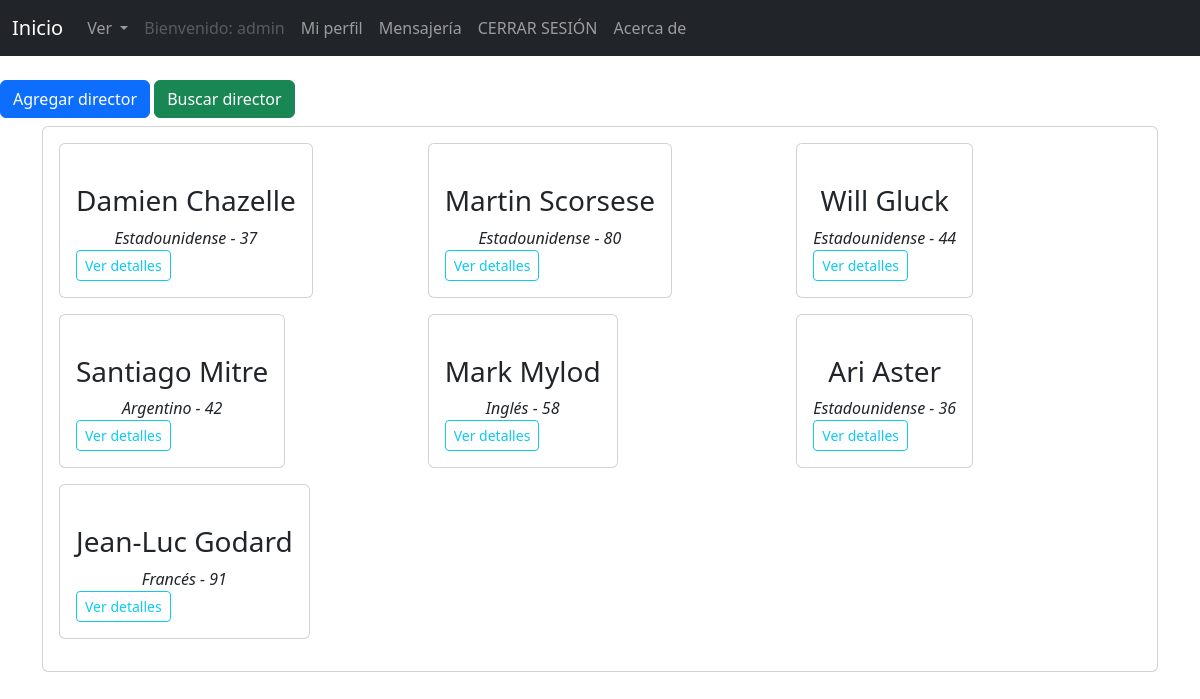
The page /AppCoder/listarDirectores/ (signed in) on the database its author committed.
### AppCoder/models.py (models this page shows, shortened)
class director(models.Model):
    nombre = models.CharField(max_length=80)
    apellido = models.CharField(max_length=80)
    edad = models.IntegerField()
    nacionalidad = models.CharField(max_length=80)
    foto = models.URLField(null=True, blank=True)
    pelishechas = models.ManyToManyField(pelicula, related_name="pelishechasdirector", blank=True)

### AppCoder/views.py (the view)
# urls.py: path("listarDirectores/", listarDirectores, name="listarDirectores"),
def listarDirectores(request):
    directores = director.objects.all()
    return render (request, "AppCoder/listarDirectores.html", {"directores": directores})

### AppCoder/templates/AppCoder/listarDirectores.html (shortened to what this page needs)
{% extends "AppCoder/padre.html" %}
{% block contenido %}
<br>{% if user.is_authenticated %}
<a href="{% url 'directorForm' %}" class="btn btn-primary">Agregar director</a>
{% endif %}
<a href="{% url 'busquedaDirector' %}" class="btn btn-success">Buscar director</a>
<div class="container">
    <div class="card">
        <div class="card-body">
           <div class="row">
                {% for director in directores %}
                <div class="col-lg-4 mb-3 d-flex align-items-stretch">
                    <div class="card">
                        <div class="card-body">
                            <div class="text-center">
                            <h3 class="text-center">{{ director.nombre }} {{ director.apellido }}</h3>
                            <i class="text-center">{{ director.nacionalidad }} - {{ director.edad }}</i>
                            </div>
                    <a href="/AppCoder/detalleDirector/{{ director.id }}/" class="btn btn-outline-info btn-sm mt-auto align-self-start">Ver detalles</a>
                        </div>
                    </div>
                </div>
                {% endfor %}
            </div>
        </div>
    </div>
</div>
{% endblock %}

### AppCoder/templates/AppCoder/padre.html (shortened to what this page needs)
<!doctype html>
<html lang="en">
  <head>
    <link href="https://cdn.jsdelivr.net/npm/bootstrap@5.3.0-alpha1/dist/css/bootstrap.min.css" rel="stylesheet">
  </head>
  <body>
    <nav class="navbar navbar-expand-lg navbar-dark bg-dark text-white">
      <div class="container-fluid">
        <a class="navbar-brand" href="{% url 'index' %}">Inicio</a>
        <div class="collapse navbar-collapse" id="navbarSupportedContent">
          <ul class="navbar-nav me-auto mb-2 mb-lg-0">
            <li class="nav-item dropdown">
              <a class="nav-link dropdown-toggle" href="#" role="button" data-bs-toggle="dropdown" aria-expanded="false">
                Ver
              </a>
            </li>
            <li class="nav-item">
              {% if user.is_authenticated %}
              <a class="nav-link disabled">Bienvenido: {{ user.username }}</a></li>
              <li class="nav-item"><a class="nav-link" href="{% url 'verperfil' %}">Mi perfil</a></li>
              <li class="nav-item"><a class="nav-link" href="{% url 'mensajesRecibidos' %}">Mensajería</a></li>
              <li class="nav-item"><a class="nav-link" href="{% url 'logout' %}">CERRAR SESIÓN</a></li>
              {% else %}
              <li class="nav-item"><a class="nav-link" href="{% url 'ingreso' %}">Ingresar</a> </li>
              <li class="nav-item"><a class="nav-link" href="{% url 'registro' %}">Registrarse</a> </li>
              {% endif %}
              <li class="nav-item"><a class="nav-link" href="{% url 'sobremi' %}">Acerca de</a></li>
          </ul>
        </div>
      </div>
    </nav>
    {% block contenido %}
    {% endblock %}
  </body>
</html>

### rows shown on the page
director: nombre "Damien", apellido "Chazelle", nacionalidad "Estadounidense", edad "37"
director: nombre "Martin", apellido "Scorsese", nacionalidad "Estadounidense", edad "80"
director: nombre "Will", apellido "Gluck", nacionalidad "Estadounidense", edad "44"
director: nombre "Santiago", apellido "Mitre", nacionalidad "Argentino", edad "42"
director: nombre "Mark", apellido "Mylod", nacionalidad "Inglés", edad "58"
director: nombre "Ari", apellido "Aster", nacionalidad "Estadounidense", edad "36"
director: nombre "Jean-Luc", apellido "Godard", nacionalidad "Francés", edad "91"

### other values the page prints
{{ user.username }} "admin"
